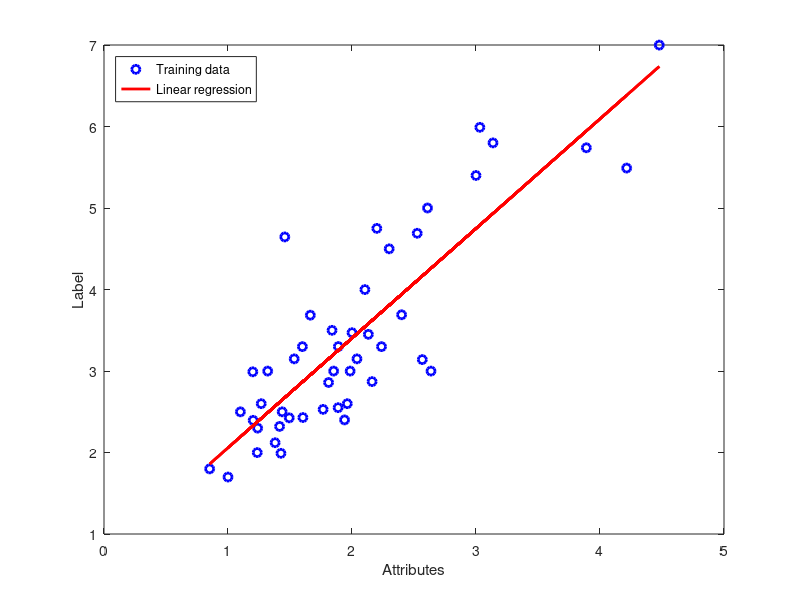

Source code (MATLAB):
close all;
clc;
clear;

data = load('housing_1.txt');

x = data(:, 1);
y = data(:, end);

%create function to plot
function plotData(x,y)
  plot(x, y, 'bo', 'linewidth', 2);
end

%plotting
plotData(x,y);
xlabel('Attributes');
ylabel('Label');

%adding column of ones
size = size(y, 1);
X = [ones(size, 1) x];

% Calculate theta
theta = (pinv(X'*X))*X'*y
y_hip = X*theta;

%Plot2
hold on;
plot(X(:, 2), y_hip, '-r', 'linewidth', 2)
h = legend('Training data', 'Linear regression');
legend(h, 'location', 'northwest');
hold off
